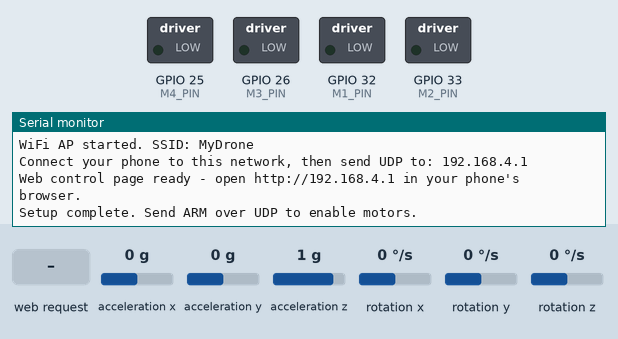
A sketch run on a simulated ESP32. Shown: switched loads named in the sketch (green lamp = pin HIGH), the last lines printed to the serial monitor. Wiring (inferred from the names in the program): MPU-6050 motion sensor at I2C address 0x68. The test bench sets the inputs (shaded band); at power-on: acceleration x 0 g, acceleration y 0 g, acceleration z 1 g, rotation x 0 °/s, rotation y 0 °/s, rotation z 0 °/s.

Above: at 6.3 s.
6.4 s: HTTP request GET /arm received
At 8.1 s:
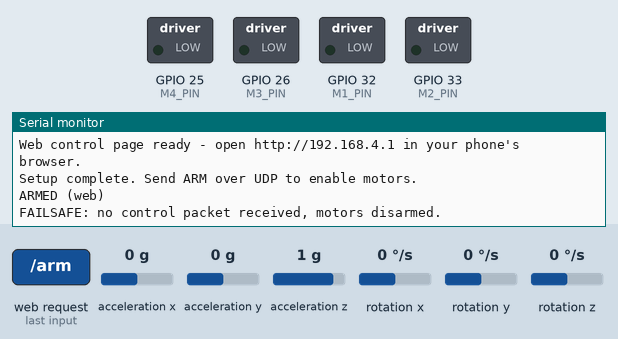
8.4 s: HTTP request GET /disarm received
At 9.4 s:
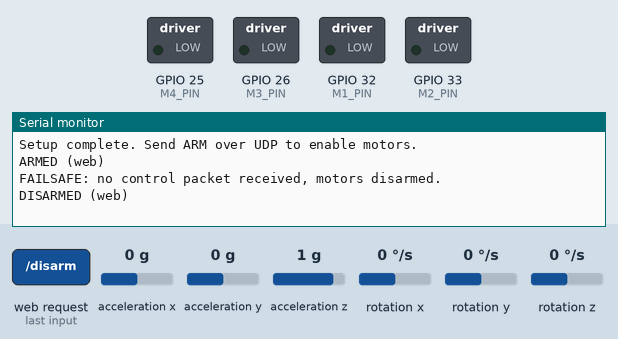

The sketch:

firmware.ino
```cpp
/*Esp32 wroom32 wifi based mini drone

*/
#include <Wire.h>
#include <WiFi.h>
#include <WiFiUdp.h>
#include <WebServer.h>

// ---------------------------------------------------------------
// EDIT THESE: pins (already matched to your diagram)
// ---------------------------------------------------------------
#define SDA_PIN   21
#define SCL_PIN   22
#define INT_PIN   14

#define M1_PIN    32   // front-right, CCW
#define M2_PIN    33  // back-right,  CW
#define M3_PIN    26  // back-left,   CCW
#define M4_PIN    25  // front-left,  CW

// ---------------------------------------------------------------
// EDIT THESE: WiFi access point the drone creates
// ---------------------------------------------------------------
const char* WIFI_SSID = "MyDrone";
const char* WIFI_PASS = "drone1234";   // must be 8+ characters
const unsigned int UDP_PORT = 4210;

// ---------------------------------------------------------------
// Safety / tuning constants - EDIT AFTER BENCH TESTING
// ---------------------------------------------------------------
const unsigned long FAILSAFE_MS   = 500;   // cut motors if no packet in this long
const int   MAX_THROTTLE_PWM      = 255;   // 8-bit PWM ceiling
const int   MIN_SPIN_PWM          = 60;    // PWM below which motors barely spin (tune this!)
const float PID_KP_ROLL  = 0.72;
const float PID_KI_ROLL  = 0.00;
const float PID_KD_ROLL  = 0.02;
const float PID_KP_PITCH = 0.72;
const float PID_KI_PITCH = 0.0;
const float PID_KD_PITCH = 0.02;
const float PID_KP_YAW   = 1.2;

// ---------------------------------------------------------------
// MPU6050 registers
// ---------------------------------------------------------------
#define MPU6050_ADDR      0x68
#define REG_PWR_MGMT_1    0x6B
#define REG_GYRO_CONFIG   0x1B
#define REG_ACCEL_CONFIG  0x1C
#define REG_ACCEL_XOUT_H  0x3B

// ---------------------------------------------------------------
// Globals
// ---------------------------------------------------------------
WiFiUDP udp;
char packetBuffer[64];
WebServer server(80);   // browser control page + endpoints, port 80 (default http)

volatile float throttleIn = 0;   // 0-100
volatile float rollIn     = 0;   // -100 to 100
volatile float pitchIn    = 0;   // -100 to 100
volatile float yawIn      = 0;   // -100 to 100
volatile bool  armed      = false;
unsigned long lastPacketTime = 0;

float gyroOffsetX = 0, gyroOffsetY = 0, gyroOffsetZ = 0;

float pitchAngle = 0, rollAngle = 0;   // complementary-filter estimate (degrees)
unsigned long lastLoopTime = 0;

// PID state
float rollErrIntegral = 0, rollErrPrev = 0;
float pitchErrIntegral = 0, pitchErrPrev = 0;

// ESP32 LEDC PWM settings (core v3.x API: attach directly to the pin,
// no manual channel numbers needed)
const int PWM_FREQ = 20000;   // 20kHz, above audible range
const int PWM_RES  = 8;       // 0-255

// =====================================================================
void setup() {
  Serial.begin(115200);
  delay(500);

  pinMode(INT_PIN, INPUT);

  setupMotors();
  setupMPU6050();
  calibrateGyro();
  setupWiFiAndUDP();
  setupWebServer();

  lastLoopTime = millis();
  Serial.println("Setup complete. Send ARM over UDP to enable motors.");
}

// =====================================================================
void loop() {
  handleIncomingUDP();
  server.handleClient();

  // Safety: if we haven't heard from the controller recently, disarm.
  if (armed && (millis() - lastPacketTime > FAILSAFE_MS)) {
    armed = false;
    Serial.println("FAILSAFE: no control packet received, motors disarmed.");
  }

  float dt = (millis() - lastLoopTime) / 1000.0;
  if (dt <= 0) dt = 0.001;
  lastLoopTime = millis();

  updateAttitudeEstimate(dt);

  if (armed) {
    stabilizeAndDrive(dt);
  } else {
    setAllMotors(0, 0, 0, 0);
  }
}

// =====================================================================
// Motor setup / output
// =====================================================================
void setupMotors() {
  ledcAttach(M1_PIN, PWM_FREQ, PWM_RES);
  ledcAttach(M2_PIN, PWM_FREQ, PWM_RES);
  ledcAttach(M3_PIN, PWM_FREQ, PWM_RES);
  ledcAttach(M4_PIN, PWM_FREQ, PWM_RES);

  setAllMotors(0, 0, 0, 0);
}

void setAllMotors(int m1, int m2, int m3, int m4) {
  ledcWrite(M1_PIN, constrain(m1, 0, MAX_THROTTLE_PWM));
  ledcWrite(M2_PIN, constrain(m2, 0, MAX_THROTTLE_PWM));
  ledcWrite(M3_PIN, constrain(m3, 0, MAX_THROTTLE_PWM));
  ledcWrite(M4_PIN, constrain(m4, 0, MAX_THROTTLE_PWM));
}

// =====================================================================
// MPU6050 setup / calibration / reading
// =====================================================================
void setupMPU6050() {
  Wire.begin(SDA_PIN, SCL_PIN);
  Wire.setClock(400000);

  writeMPURegister(REG_PWR_MGMT_1, 0x00);   // wake up
  delay(100);
  writeMPURegister(REG_GYRO_CONFIG, 0x00);  // +/-250 deg/s
  writeMPURegister(REG_ACCEL_CONFIG, 0x00); // +/-2g

  uint8_t who = readMPURegister8(0x75);
  if (who == 0x68) {
    Serial.println("MPU6050 I2C connection [OK].");
  } else {
    Serial.println("MPU6050 I2C connection [FAIL]. Check wiring before flying!");
  }
}

void writeMPURegister(uint8_t reg, uint8_t value) {
  Wire.beginTransmission(MPU6050_ADDR);
  Wire.write(reg);
  Wire.write(value);
  Wire.endTransmission();
}

uint8_t readMPURegister8(uint8_t reg) {
  Wire.beginTransmission(MPU6050_ADDR);
  Wire.write(reg);
  Wire.endTransmission(false);
  Wire.requestFrom((int)MPU6050_ADDR, 1, true);
  return Wire.available() ? Wire.read() : 0xFF;
}

void readMPURaw(int16_t &ax, int16_t &ay, int16_t &az,
                int16_t &gx, int16_t &gy, int16_t &gz) {
  Wire.beginTransmission(MPU6050_ADDR);
  Wire.write(REG_ACCEL_XOUT_H);
  Wire.endTransmission(false);
  Wire.requestFrom((int)MPU6050_ADDR, 14, true);

  ax = (Wire.read() << 8) | Wire.read();
  ay = (Wire.read() << 8) | Wire.read();
  az = (Wire.read() << 8) | Wire.read();
  Wire.read(); Wire.read();          // skip temperature
  gx = (Wire.read() << 8) | Wire.read();
  gy = (Wire.read() << 8) | Wire.read();
  gz = (Wire.read() << 8) | Wire.read();
}

// Averages gyro readings while the drone is still, to remove bias.
// KEEP THE DRONE COMPLETELY STILL AND LEVEL DURING THIS STEP.
void calibrateGyro() {
  Serial.println("Calibrating gyro - keep the drone completely still and level...");
  const int N = 1000;
  long sumX = 0, sumY = 0, sumZ = 0;
  int16_t ax, ay, az, gx, gy, gz;

  for (int i = 0; i < N; i++) {
    readMPURaw(ax, ay, az, gx, gy, gz);
    sumX += gx;
    sumY += gy;
    sumZ += gz;
    delay(3);
  }
  gyroOffsetX = sumX / (float)N;
  gyroOffsetY = sumY / (float)N;
  gyroOffsetZ = sumZ / (float)N;

  Serial.println("Gyro calibration done.");
  Serial.print("Offsets: ");
  Serial.print(gyroOffsetX); Serial.print(", ");
  Serial.print(gyroOffsetY); Serial.print(", ");
  Serial.println(gyroOffsetZ);
}

// Complementary filter: combines accelerometer (stable long-term,
// noisy short-term) with gyro (smooth short-term, drifts long-term).
void updateAttitudeEstimate(float dt) {
  int16_t ax, ay, az, gx, gy, gz;
  readMPURaw(ax, ay, az, gx, gy, gz);

  float gxDegS = (gx - gyroOffsetX) / 131.0;   // 131 LSB/(deg/s) at +/-250dps
  float gyDegS = (gy - gyroOffsetY) / 131.0;

  float accelPitch = atan2(-ax, sqrt((long)ay * ay + (long)az * az)) * 180.0 / PI;
  float accelRoll  = atan2(ay, az) * 180.0 / PI;

  const float ALPHA = 0.98;
  pitchAngle = ALPHA * (pitchAngle + gyDegS * dt) + (1 - ALPHA) * accelPitch;
  rollAngle  = ALPHA * (rollAngle  + gxDegS * dt) + (1 - ALPHA) * accelRoll;
}

// =====================================================================
// Stabilization + motor mixing
// =====================================================================
void stabilizeAndDrive(float dt) {
  // Desired angle comes from the stick input (small tilt range)
  float targetPitch = pitchIn * 0.3;   // stick 100 -> ~30 degrees target tilt
  float targetRoll   = rollIn  * 0.3;

  float pitchError = (targetPitch - pitchAngle);
  float rollError  = (targetRoll  - rollAngle);

  pitchErrIntegral += pitchError * dt;
  rollErrIntegral  += rollError  * dt;
  pitchErrIntegral = constrain(pitchErrIntegral, -50, 50); // anti-windup
  rollErrIntegral  = constrain(rollErrIntegral,  -50, 50);

  float pitchDeriv = (pitchError - pitchErrPrev) / dt;
  float rollDeriv  = (rollError  - rollErrPrev)  / dt;
  pitchErrPrev = pitchError;
  rollErrPrev  = rollError;

  float pitchCorrection = PID_KP_PITCH * pitchError
                         + PID_KI_PITCH * pitchErrIntegral
                         + PID_KD_PITCH * pitchDeriv;
  float rollCorrection  = PID_KP_ROLL  * rollError
                         + PID_KI_ROLL  * rollErrIntegral
                         + PID_KD_ROLL  * rollDeriv;
  float yawCorrection   = PID_KP_YAW * yawIn * 0.1;  // simple rate-only yaw

  // Base throttle: 0-100 input mapped to PWM range (with a floor so
  // motors don't stall out under correction at low throttle)
  float basePWM = map(throttleIn, 0, 100, 0, MAX_THROTTLE_PWM);

  // Standard X-frame mixing.
  // NOTE: signs here are a starting assumption based on your layout -
  // if a stick input tilts the drone the WRONG way during bench
  // testing (props off, watch motor speed changes), flip the sign of
  // that term.
  float m1 = basePWM + pitchCorrection - rollCorrection + yawCorrection; // front-right CCW
  float m2 = basePWM - pitchCorrection - rollCorrection - yawCorrection; // back-right  CW
  float m3 = basePWM - pitchCorrection + rollCorrection + yawCorrection; // back-left   CCW
  float m4 = basePWM + pitchCorrection + rollCorrection - yawCorrection; // front-left  CW

  // Only let motors spin at all once there's real throttle input,
  // and keep a minimum spin so corrections still have authority.
  if (throttleIn < 2) {
    setAllMotors(0, 0, 0, 0);
    return;
  }

  setAllMotors(
    (int)constrain(m1, MIN_SPIN_PWM, MAX_THROTTLE_PWM),
    (int)constrain(m2, MIN_SPIN_PWM, MAX_THROTTLE_PWM),
    (int)constrain(m3, MIN_SPIN_PWM, MAX_THROTTLE_PWM),
    (int)constrain(m4, MIN_SPIN_PWM, MAX_THROTTLE_PWM)
  );
}

// =====================================================================
// WiFi + UDP control link
// =====================================================================
void setupWiFiAndUDP() {
  WiFi.mode(WIFI_AP);
  WiFi.softAP(WIFI_SSID, WIFI_PASS);
  Serial.print("WiFi AP started. SSID: ");
  Serial.println(WIFI_SSID);
  Serial.print("Connect your phone to this network, then send UDP to: ");
  Serial.println(WiFi.softAPIP());

  udp.begin(UDP_PORT);
}

void handleIncomingUDP() {
  int packetSize = udp.parsePacket();
  if (packetSize <= 0) return;

  int len = udp.read(packetBuffer, sizeof(packetBuffer) - 1);
  if (len <= 0) return;
  packetBuffer[len] = 0;

  String msg = String(packetBuffer);
  msg.trim();

  if (msg == "ARM") {
    armed = true;
    lastPacketTime = millis();
    Serial.println("ARMED");
    return;
  }
  if (msg == "DISARM") {
    armed = false;
    Serial.println("DISARMED");
    return;
  }

  // Expect "T,R,P,Y"
  int firstComma  = msg.indexOf(',');
  int secondComma = msg.indexOf(',', firstComma + 1);
  int thirdComma  = msg.indexOf(',', secondComma + 1);
  if (firstComma < 0 || secondComma < 0 || thirdComma < 0) return;

  throttleIn = constrain(msg.substring(0, firstComma).toFloat(), 0, 100);
  rollIn     = constrain(msg.substring(firstComma + 1, secondComma).toFloat(), -100, 100);
  pitchIn    = constrain(msg.substring(secondComma + 1, thirdComma).toFloat(), -100, 100);
  yawIn      = constrain(msg.substring(thirdComma + 1).toFloat(), -100, 100);

  lastPacketTime = millis();
}

// =====================================================================
// Browser-based control page - no app install needed.
// Connect your phone to the drone's WiFi, then open http://192.168.4.1
// in any browser (Chrome, Safari, etc). Two touch joysticks control
// throttle/yaw (left) and pitch/roll (right), same as a normal RC stick
// layout. This posts to the SAME control variables as the UDP path,
// so you can use either interchangeably.
// =====================================================================
const char CONTROL_PAGE[] PROGMEM = R"HTML(
<!DOCTYPE html>
<html>
<head>
<meta name="viewport" content="width=device-width, initial-scale=1, maximum-scale=1, user-scalable=no">
<title>Drone Control</title>
<style>
  html,body{margin:0;height:100%;background:#111;color:#eee;font-family:sans-serif;
             overflow:hidden;touch-action:none;user-select:none;-webkit-user-select:none;}
  #top{display:flex;justify-content:space-between;align-items:center;padding:10px 16px;}
  #status{font-size:14px;}
  button{font-size:16px;padding:10px 18px;border-radius:8px;border:none;font-weight:bold;}
  #armBtn{background:#2ecc71;color:#111;}
  #armBtn.armed{background:#e74c3c;color:#fff;}
  #sticks{display:flex;justify-content:space-around;align-items:center;
          height:calc(100% - 60px);}
  .stickBase{width:42vw;height:42vw;max-width:260px;max-height:260px;border-radius:50%;
             background:#222;border:2px solid #444;position:relative;}
  .stickKnob{width:35%;height:35%;border-radius:50%;background:#3498db;
             position:absolute;top:32.5%;left:32.5%;pointer-events:none;}
  #readout{position:absolute;bottom:6px;width:100%;text-align:center;font-size:12px;color:#888;}
</style>
</head>
<body>
  <div id="top">
    <div id="status">Disarmed</div>
    <button id="armBtn" onclick="toggleArm()">ARM</button>
  </div>
  <div id="sticks">
    <div class="stickBase" id="leftBase"><div class="stickKnob" id="leftKnob"></div></div>
    <div class="stickBase" id="rightBase"><div class="stickKnob" id="rightKnob"></div></div>
  </div>
  <div id="readout">T:0 R:0 P:0 Y:0</div>

<script>
let armed = false;
let throttle = 0, yaw = 0, pitch = 0, roll = 0;

function toggleArm(){
  armed = !armed;
  fetch(armed ? '/arm' : '/disarm');
  document.getElementById('armBtn').classList.toggle('armed', armed);
  document.getElementById('armBtn').innerText = armed ? 'DISARM' : 'ARM';
  document.getElementById('status').innerText = armed ? 'ARMED' : 'Disarmed';
}

function setupStick(baseId, knobId, onMove, springBackX, springBackY){
  const base = document.getElementById(baseId);
  const knob = document.getElementById(knobId);
  let touchId = null;
  let lastX = 0, lastY = 0;

  function updateKnob(nx, ny){
    // Center is 50%, knob width is 35% (half width is 17.5%).
    // Max travel radius is 32.5% so knob stays within circle.
    knob.style.left = (50 - 17.5 + (nx * 32.5)) + '%';
    knob.style.top  = (50 - 17.5 + (ny * 32.5)) + '%';
  }

  function handleTouch(x, y){
    const rect = base.getBoundingClientRect();
    const r = rect.width / 2;
    let dx = x - (rect.left + r);
    let dy = y - (rect.top + r);
    const dist = Math.sqrt(dx*dx + dy*dy);
    if (dist > r){
      dx = (dx / dist) * r;
      dy = (dy / dist) * r;
    }
    const nx = dx / r;
    const ny = dy / r;
    lastX = nx;
    lastY = ny;
    updateKnob(nx, ny);
    onMove(nx, ny, true);
  }

  function endTouch(){
    touchId = null;
    const nx = springBackX ? 0 : lastX;
    const ny = springBackY ? 0 : lastY;
    lastX = nx;
    lastY = ny;
    updateKnob(nx, ny);
    onMove(nx, ny, false);
  }

  base.addEventListener('touchstart', e => {
    e.preventDefault();
    if (touchId !== null) return;
    const t = e.changedTouches[0];
    touchId = t.identifier;
    handleTouch(t.clientX, t.clientY);
  }, {passive: false});

  window.addEventListener('touchmove', e => {
    if (touchId === null) return;
    for (let i = 0; i < e.changedTouches.length; i++) {
      if (e.changedTouches[i].identifier === touchId) {
        handleTouch(e.changedTouches[i].clientX, e.changedTouches[i].clientY);
        break;
      }
    }
  }, {passive: false});

  window.addEventListener('touchend', e => {
    if (touchId === null) return;
    for (let i = 0; i < e.changedTouches.length; i++) {
      if (e.changedTouches[i].identifier === touchId) {
        endTouch();
        break;
      }
    }
  });

  window.addEventListener('touchcancel', e => {
    if (touchId === null) return;
    for (let i = 0; i < e.changedTouches.length; i++) {
      if (e.changedTouches[i].identifier === touchId) {
        endTouch();
        break;
      }
    }
  });
}

// Left stick: snaps back to center on release, keeps last throttle level
setupStick('leftBase', 'leftKnob', (nx, ny, isDragging) => {
  yaw = isDragging ? Math.round(nx * 100) : 0;
  if (isDragging) {
    // Top is -1 (100% throttle), Bottom is +1 (0% throttle)
    throttle = Math.round((-ny + 1) / 2 * 100);
  }
}, true, true);

// Right stick: snaps back to center on release, resets roll & pitch to 0
setupStick('rightBase', 'rightKnob', (nx, ny, isDragging) => {
  if (isDragging) {
    roll = Math.round(nx * 100);
    pitch = Math.round(-ny * 100);
  } else {
    roll = 0;
    pitch = 0;
  }
}, true, true);

// Continuously send current stick state so the drone's failsafe stays happy
setInterval(() => {
  document.getElementById('readout').innerText =
    'T:' + throttle + ' R:' + roll + ' P:' + pitch + ' Y:' + yaw;
  fetch('/control?t=' + throttle + '&r=' + roll + '&p=' + pitch + '&y=' + yaw);
}, 100);
</script>
</body>
</html>
)HTML";
void setupWebServer() {
  server.on("/", HTTP_GET, []() {
    server.send_P(200, "text/html", CONTROL_PAGE);
  });

  server.on("/control", HTTP_GET, []() {
    if (server.hasArg("t")) throttleIn = constrain(server.arg("t").toFloat(), 0, 100);
    if (server.hasArg("r")) rollIn     = constrain(server.arg("r").toFloat(), -100, 100);
    if (server.hasArg("p")) pitchIn    = constrain(server.arg("p").toFloat(), -100, 100);
    if (server.hasArg("y")) yawIn      = constrain(server.arg("y").toFloat(), -100, 100);
    lastPacketTime = millis();
    server.send(200, "text/plain", "ok");
  });

  server.on("/arm", HTTP_GET, []() {
    armed = true;
    lastPacketTime = millis();
    Serial.println("ARMED (web)");
    server.send(200, "text/plain", "armed");
  });

  server.on("/disarm", HTTP_GET, []() {
    armed = false;
    Serial.println("DISARMED (web)");
    server.send(200, "text/plain", "disarmed");
  });

  server.begin();
  Serial.println("Web control page ready - open http://192.168.4.1 in your phone's browser.");
}

/* open http://192.168.4.1 on your phone's browser to control the drone */
```

Measured:
- after the input at 6.4 s, the serial monitor: prints a new line at once (image 1)
- after the input at 8.4 s, the serial monitor: prints a new line at once (image 2)
